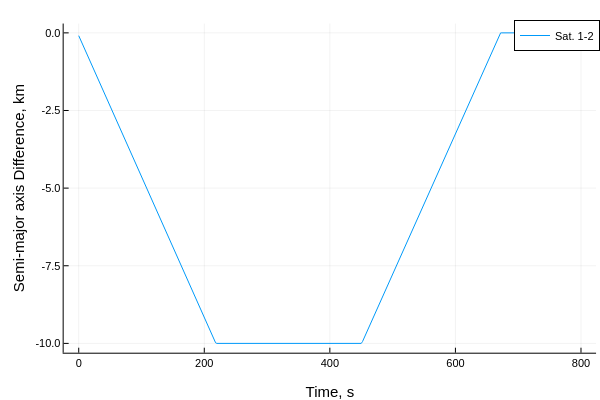

Notebook code cell kept with this figure:
### Code cell
plot(thist,a_mks*ahist[2:end,:], label=permutedims(mylabel))
plot!(xlabel="Time, s", ylabel = "Semi-major axis Difference, km")

### Figure 1 — Plotly figure (JSON) as saved in the notebook; plotly's stock layout.template omitted (floating-point values rounded to 4 significant figures; data arrays with more than 128 entries replaced by an {"elided": "..."} marker saying what was removed)
{"data": [{"colorbar": {"len": 0.9143, "title": "", "x": 0.9934, "y": 0.533}, "legendgroup": "Sat. 1-2", "line": {"color": "rgba(0, 154, 250, 1.000)", "dash": "solid", "shape": "linear", "width": 1}, "mode": "lines", "name": "Sat. 1-2", "showlegend": true, "type": "scatter", "x": {"elided": "401 int values"}, "xaxis": "x", "y": {"elided": "401 float values"}, "yaxis": "y", "zmax": null, "zmin": null}], "layout": {"annotations": [], "height": 400, "legend": {"bgcolor": "rgba(255, 255, 255, 1.000)", "bordercolor": "rgba(0, 0, 0, 1.000)", "borderwidth": 1, "font": {"color": "rgba(0, 0, 0, 1.000)", "family": "sans-serif", "size": 11}, "title": {"font": {"color": "rgba(0, 0, 0, 1.000)", "family": "sans-serif", "size": 15}, "text": ""}, "tracegroupgap": 0, "traceorder": "normal", "x": 1, "xanchor": "auto", "y": 1, "yanchor": "auto"}, "margin": {"b": 20, "l": 0, "r": 0, "t": 20}, "paper_bgcolor": "rgba(255, 255, 255, 1.000)", "plot_bgcolor": "rgba(255, 255, 255, 1.000)", "showlegend": true, "width": 600, "xaxis": {"anchor": "y", "domain": [0.1061, 0.9934], "gridcolor": "rgba(0, 0, 0, 0.100)", "gridwidth": 0.5, "linecolor": "rgba(0, 0, 0, 1.000)", "mirror": false, "range": [-24, 824], "showgrid": true, "showline": true, "showticklabels": true, "tickangle": 0, "tickcolor": "rgb(0, 0, 0)", "tickfont": {"color": "rgba(0, 0, 0, 1.000)", "family": "sans-serif", "size": 11}, "tickmode": "array", "ticks": "inside", "ticktext": ["0", "200", "400", "600", "800"], "tickvals": [0, 200, 400, 600, 800], "title": "Time, s", "titlefont": {"color": "rgba(0, 0, 0, 1.000)", "family": "sans-serif", "size": 15}, "type": "-", "visible": true, "zeroline": false, "zerolinecolor": "rgba(0, 0, 0, 1.000)"}, "yaxis": {"anchor": "x", "domain": [0.07581, 0.9902], "gridcolor": "rgba(0, 0, 0, 0.100)", "gridwidth": 0.5, "linecolor": "rgba(0, 0, 0, 1.000)", "mirror": false, "range": [-10.3, 0.3], "showgrid": true, "showline": true, "showticklabels": true, "tickangle": 0, "tickcolor": "rgb(0, 0, 0)", "tickfont": {"color": "rgba(0, 0, 0, 1.000)", "family": "sans-serif", "size": 11}, "tickmode": "array", "ticks": "inside", "ticktext": ["-10.0", "-7.5", "-5.0", "-2.5", "0.0"], "tickvals": [-10, -7.5, -5, -2.5, 0], "title": "Semi-major axis Difference, km", "titlefont": {"color": "rgba(0, 0, 0, 1.000)", "family": "sans-serif", "size": 15}, "type": "-", "visible": true, "zeroline": false, "zerolinecolor": "rgba(0, 0, 0, 1.000)"}}}
